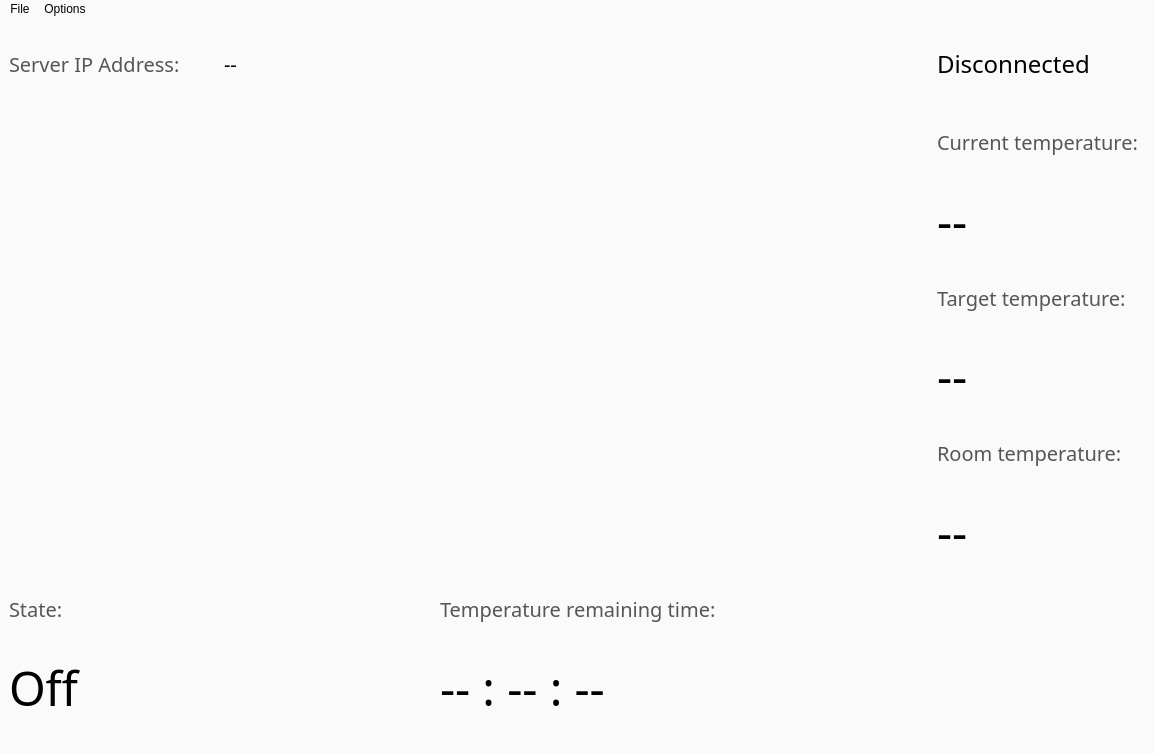
<?xml version="1.0" encoding="UTF-8"?>
<ui version="4.0">
 <class>MainWindowSetup</class>
 <widget class="QMainWindow" name="MainWindowSetup">
  <property name="geometry">
   <rect>
    <x>0</x>
    <y>0</y>
    <width>1155</width>
    <height>754</height>
   </rect>
  </property>
  <property name="minimumSize">
   <size>
    <width>1052</width>
    <height>632</height>
   </size>
  </property>
  <property name="windowTitle">
   <string>MainWindow</string>
  </property>
  <property name="windowIcon">
   <iconset theme="Oven">
    <normaloff>../../../Downloads/microwave.png</normaloff>../../../Downloads/microwave.png</iconset>
  </property>
  <property name="styleSheet">
   <string notr="true">background-color: rgb(250, 250, 250);</string>
  </property>
  <property name="tabShape">
   <enum>QTabWidget::Rounded</enum>
  </property>
  <widget class="QWidget" name="centralwidget">
   <layout class="QGridLayout" name="gridLayout">
    <item row="1" column="4">
     <widget class="QLabel" name="current_temp_label">
      <property name="font">
       <font>
        <family>Manjari</family>
        <pointsize>15</pointsize>
       </font>
      </property>
      <property name="styleSheet">
       <string notr="true">color: rgb(85, 87, 83);</string>
      </property>
      <property name="text">
       <string>Current temperature:</string>
      </property>
     </widget>
    </item>
    <item row="0" column="4">
     <widget class="QLabel" name="conn_status_value">
      <property name="palette">
       <palette>
        <active>
         <colorrole role="WindowText">
          <brush brushstyle="SolidPattern">
           <color alpha="255">
            <red>0</red>
            <green>0</green>
            <blue>0</blue>
           </color>
          </brush>
         </colorrole>
         <colorrole role="Button">
          <brush brushstyle="SolidPattern">
           <color alpha="255">
            <red>250</red>
            <green>250</green>
            <blue>250</blue>
           </color>
          </brush>
         </colorrole>
         <colorrole role="Light">
          <brush brushstyle="SolidPattern">
           <color alpha="255">
            <red>255</red>
            <green>147</green>
            <blue>147</blue>
           </color>
          </brush>
         </colorrole>
         <colorrole role="Midlight">
          <brush brushstyle="SolidPattern">
           <color alpha="255">
            <red>247</red>
            <green>94</green>
            <blue>94</blue>
           </color>
          </brush>
         </colorrole>
         <colorrole role="Dark">
          <brush brushstyle="SolidPattern">
           <color alpha="255">
            <red>119</red>
            <green>20</green>
            <blue>20</blue>
           </color>
          </brush>
         </colorrole>
         <colorrole role="Mid">
          <brush brushstyle="SolidPattern">
           <color alpha="255">
            <red>159</red>
            <green>27</green>
            <blue>27</blue>
           </color>
          </brush>
         </colorrole>
         <colorrole role="Text">
          <brush brushstyle="SolidPattern">
           <color alpha="255">
            <red>0</red>
            <green>0</green>
            <blue>0</blue>
           </color>
          </brush>
         </colorrole>
         <colorrole role="BrightText">
          <brush brushstyle="SolidPattern">
           <color alpha="255">
            <red>255</red>
            <green>255</green>
            <blue>255</blue>
           </color>
          </brush>
         </colorrole>
         <colorrole role="ButtonText">
          <brush brushstyle="SolidPattern">
           <color alpha="255">
            <red>0</red>
            <green>0</green>
            <blue>0</blue>
           </color>
          </brush>
         </colorrole>
         <colorrole role="Base">
          <brush brushstyle="SolidPattern">
           <color alpha="255">
            <red>250</red>
            <green>250</green>
            <blue>250</blue>
           </color>
          </brush>
         </colorrole>
         <colorrole role="Window">
          <brush brushstyle="SolidPattern">
           <color alpha="255">
            <red>250</red>
            <green>250</green>
            <blue>250</blue>
           </color>
          </brush>
         </colorrole>
         <colorrole role="Shadow">
          <brush brushstyle="SolidPattern">
           <color alpha="255">
            <red>0</red>
            <green>0</green>
            <blue>0</blue>
           </color>
          </brush>
         </colorrole>
         <colorrole role="AlternateBase">
          <brush brushstyle="SolidPattern">
           <color alpha="255">
            <red>247</red>
            <green>148</green>
            <blue>148</blue>
           </color>
          </brush>
         </colorrole>
         <colorrole role="ToolTipBase">
          <brush brushstyle="SolidPattern">
           <color alpha="255">
            <red>255</red>
            <green>255</green>
            <blue>220</blue>
           </color>
          </brush>
         </colorrole>
         <colorrole role="ToolTipText">
          <brush brushstyle="SolidPattern">
           <color alpha="255">
            <red>0</red>
            <green>0</green>
            <blue>0</blue>
           </color>
          </brush>
         </colorrole>
         <colorrole role="PlaceholderText">
          <brush brushstyle="SolidPattern">
           <color alpha="128">
            <red>0</red>
            <green>0</green>
            <blue>0</blue>
           </color>
          </brush>
         </colorrole>
        </active>
        <inactive>
         <colorrole role="WindowText">
          <brush brushstyle="SolidPattern">
           <color alpha="255">
            <red>0</red>
            <green>0</green>
            <blue>0</blue>
           </color>
          </brush>
         </colorrole>
         <colorrole role="Button">
          <brush brushstyle="SolidPattern">
           <color alpha="255">
            <red>250</red>
            <green>250</green>
            <blue>250</blue>
           </color>
          </brush>
         </colorrole>
         <colorrole role="Light">
          <brush brushstyle="SolidPattern">
           <color alpha="255">
            <red>255</red>
            <green>147</green>
            <blue>147</blue>
           </color>
          </brush>
         </colorrole>
         <colorrole role="Midlight">
          <brush brushstyle="SolidPattern">
           <color alpha="255">
            <red>247</red>
            <green>94</green>
            <blue>94</blue>
           </color>
          </brush>
         </colorrole>
         <colorrole role="Dark">
          <brush brushstyle="SolidPattern">
           <color alpha="255">
            <red>119</red>
            <green>20</green>
            <blue>20</blue>
           </color>
          </brush>
         </colorrole>
         <colorrole role="Mid">
          <brush brushstyle="SolidPattern">
           <color alpha="255">
            <red>159</red>
            <green>27</green>
            <blue>27</blue>
           </color>
          </brush>
         </colorrole>
         <colorrole role="Text">
          <brush brushstyle="SolidPattern">
           <color alpha="255">
            <red>0</red>
            <green>0</green>
            <blue>0</blue>
           </color>
          </brush>
         </colorrole>
         <colorrole role="BrightText">
          <brush brushstyle="SolidPattern">
           <color alpha="255">
            <red>255</red>
            <green>255</green>
            <blue>255</blue>
           </color>
          </brush>
         </colorrole>
         <colorrole role="ButtonText">
          <brush brushstyle="SolidPattern">
           <color alpha="255">
            <red>0</red>
            <green>0</green>
            <blue>0</blue>
           </color>
          </brush>
         </colorrole>
         <colorrole role="Base">
          <brush brushstyle="SolidPattern">
           <color alpha="255">
            <red>250</red>
            <green>250</green>
            <blue>250</blue>
           </color>
          </brush>
         </colorrole>
         <colorrole role="Window">
          <brush brushstyle="SolidPattern">
           <color alpha="255">
            <red>250</red>
            <green>250</green>
            <blue>250</blue>
           </color>
          </brush>
         </colorrole>
         <colorrole role="Shadow">
          <brush brushstyle="SolidPattern">
           <color alpha="255">
            <red>0</red>
            <green>0</green>
            <blue>0</blue>
           </color>
          </brush>
         </colorrole>
         <colorrole role="AlternateBase">
          <brush brushstyle="SolidPattern">
           <color alpha="255">
            <red>247</red>
            <green>148</green>
            <blue>148</blue>
           </color>
          </brush>
         </colorrole>
         <colorrole role="ToolTipBase">
          <brush brushstyle="SolidPattern">
           <color alpha="255">
            <red>255</red>
            <green>255</green>
            <blue>220</blue>
           </color>
          </brush>
         </colorrole>
         <colorrole role="ToolTipText">
          <brush brushstyle="SolidPattern">
           <color alpha="255">
            <red>0</red>
            <green>0</green>
            <blue>0</blue>
           </color>
          </brush>
         </colorrole>
         <colorrole role="PlaceholderText">
          <brush brushstyle="SolidPattern">
           <color alpha="128">
            <red>0</red>
            <green>0</green>
            <blue>0</blue>
           </color>
          </brush>
         </colorrole>
        </inactive>
        <disabled>
         <colorrole role="WindowText">
          <brush brushstyle="SolidPattern">
           <color alpha="255">
            <red>119</red>
            <green>20</green>
            <blue>20</blue>
           </color>
          </brush>
         </colorrole>
         <colorrole role="Button">
          <brush brushstyle="SolidPattern">
           <color alpha="255">
            <red>250</red>
            <green>250</green>
            <blue>250</blue>
           </color>
          </brush>
         </colorrole>
         <colorrole role="Light">
          <brush brushstyle="SolidPattern">
           <color alpha="255">
            <red>255</red>
            <green>147</green>
            <blue>147</blue>
           </color>
          </brush>
         </colorrole>
         <colorrole role="Midlight">
          <brush brushstyle="SolidPattern">
           <color alpha="255">
            <red>247</red>
            <green>94</green>
            <blue>94</blue>
           </color>
          </brush>
         </colorrole>
         <colorrole role="Dark">
          <brush brushstyle="SolidPattern">
           <color alpha="255">
            <red>119</red>
            <green>20</green>
            <blue>20</blue>
           </color>
          </brush>
         </colorrole>
         <colorrole role="Mid">
          <brush brushstyle="SolidPattern">
           <color alpha="255">
            <red>159</red>
            <green>27</green>
            <blue>27</blue>
           </color>
          </brush>
         </colorrole>
         <colorrole role="Text">
          <brush brushstyle="SolidPattern">
           <color alpha="255">
            <red>119</red>
            <green>20</green>
            <blue>20</blue>
           </color>
          </brush>
         </colorrole>
         <colorrole role="BrightText">
          <brush brushstyle="SolidPattern">
           <color alpha="255">
            <red>255</red>
            <green>255</green>
            <blue>255</blue>
           </color>
          </brush>
         </colorrole>
         <colorrole role="ButtonText">
          <brush brushstyle="SolidPattern">
           <color alpha="255">
            <red>119</red>
            <green>20</green>
            <blue>20</blue>
           </color>
          </brush>
         </colorrole>
         <colorrole role="Base">
          <brush brushstyle="SolidPattern">
           <color alpha="255">
            <red>250</red>
            <green>250</green>
            <blue>250</blue>
           </color>
          </brush>
         </colorrole>
         <colorrole role="Window">
          <brush brushstyle="SolidPattern">
           <color alpha="255">
            <red>250</red>
            <green>250</green>
            <blue>250</blue>
           </color>
          </brush>
         </colorrole>
         <colorrole role="Shadow">
          <brush brushstyle="SolidPattern">
           <color alpha="255">
            <red>0</red>
            <green>0</green>
            <blue>0</blue>
           </color>
          </brush>
         </colorrole>
         <colorrole role="AlternateBase">
          <brush brushstyle="SolidPattern">
           <color alpha="255">
            <red>239</red>
            <green>41</green>
            <blue>41</blue>
           </color>
          </brush>
         </colorrole>
         <colorrole role="ToolTipBase">
          <brush brushstyle="SolidPattern">
           <color alpha="255">
            <red>255</red>
            <green>255</green>
            <blue>220</blue>
           </color>
          </brush>
         </colorrole>
         <colorrole role="ToolTipText">
          <brush brushstyle="SolidPattern">
           <color alpha="255">
            <red>0</red>
            <green>0</green>
            <blue>0</blue>
           </color>
          </brush>
         </colorrole>
         <colorrole role="PlaceholderText">
          <brush brushstyle="SolidPattern">
           <color alpha="128">
            <red>0</red>
            <green>0</green>
            <blue>0</blue>
           </color>
          </brush>
         </colorrole>
        </disabled>
       </palette>
      </property>
      <property name="font">
       <font>
        <family>Manjari</family>
        <pointsize>18</pointsize>
       </font>
      </property>
      <property name="text">
       <string>Disconnected</string>
      </property>
     </widget>
    </item>
    <item row="9" column="0">
     <widget class="QLabel" name="state_value">
      <property name="font">
       <font>
        <family>Manjari</family>
        <pointsize>35</pointsize>
       </font>
      </property>
      <property name="text">
       <string>Off</string>
      </property>
     </widget>
    </item>
    <item row="8" column="2">
     <widget class="QLabel" name="time_remaining_label">
      <property name="font">
       <font>
        <family>Manjari</family>
        <pointsize>15</pointsize>
       </font>
      </property>
      <property name="styleSheet">
       <string notr="true">color: rgb(85, 87, 83);</string>
      </property>
      <property name="text">
       <string>Temperature remaining time:</string>
      </property>
     </widget>
    </item>
    <item row="8" column="0">
     <widget class="QLabel" name="state_label">
      <property name="font">
       <font>
        <family>Manjari</family>
        <pointsize>15</pointsize>
       </font>
      </property>
      <property name="styleSheet">
       <string notr="true">color: rgb(85, 87, 83);</string>
      </property>
      <property name="text">
       <string>State:</string>
      </property>
     </widget>
    </item>
    <item row="1" column="0" rowspan="6" colspan="4">
     <widget class="QWidget" name="plot_widget" native="true"/>
    </item>
    <item row="6" column="4">
     <widget class="QLabel" name="room_temp_value">
      <property name="font">
       <font>
        <family>Manjari</family>
        <pointsize>35</pointsize>
       </font>
      </property>
      <property name="text">
       <string>--</string>
      </property>
     </widget>
    </item>
    <item row="3" column="4">
     <widget class="QLabel" name="target_temp_label">
      <property name="font">
       <font>
        <family>Manjari</family>
        <pointsize>15</pointsize>
       </font>
      </property>
      <property name="styleSheet">
       <string notr="true">color: rgb(85, 87, 83);</string>
      </property>
      <property name="text">
       <string>Target temperature:</string>
      </property>
     </widget>
    </item>
    <item row="0" column="0">
     <widget class="QLabel" name="server_ip_label">
      <property name="font">
       <font>
        <family>Manjari</family>
        <pointsize>15</pointsize>
       </font>
      </property>
      <property name="styleSheet">
       <string notr="true">color: rgb(85, 87, 83);</string>
      </property>
      <property name="text">
       <string>Server IP Address:</string>
      </property>
     </widget>
    </item>
    <item row="2" column="4">
     <widget class="QLabel" name="curr_temp_value">
      <property name="font">
       <font>
        <family>Manjari</family>
        <pointsize>35</pointsize>
       </font>
      </property>
      <property name="text">
       <string>--</string>
      </property>
     </widget>
    </item>
    <item row="5" column="4">
     <widget class="QLabel" name="room_temp_label">
      <property name="font">
       <font>
        <family>Manjari</family>
        <pointsize>15</pointsize>
       </font>
      </property>
      <property name="styleSheet">
       <string notr="true">color: rgb(85, 87, 83);</string>
      </property>
      <property name="text">
       <string>Room temperature:</string>
      </property>
     </widget>
    </item>
    <item row="9" column="2">
     <widget class="QLabel" name="time_remaining_value">
      <property name="font">
       <font>
        <family>Manjari</family>
        <pointsize>35</pointsize>
       </font>
      </property>
      <property name="text">
       <string>-- : -- : --</string>
      </property>
     </widget>
    </item>
    <item row="4" column="4">
     <widget class="QLabel" name="target_temp_value">
      <property name="font">
       <font>
        <family>Manjari</family>
        <pointsize>35</pointsize>
       </font>
      </property>
      <property name="text">
       <string>--</string>
      </property>
     </widget>
    </item>
    <item row="0" column="1">
     <widget class="QLabel" name="server_ip_label_value">
      <property name="font">
       <font>
        <family>Manjari</family>
        <pointsize>15</pointsize>
       </font>
      </property>
      <property name="text">
       <string>--</string>
      </property>
     </widget>
    </item>
   </layout>
   <zorder>server_ip_label</zorder>
   <zorder>room_temp_label</zorder>
   <zorder>room_temp_value</zorder>
   <zorder>plot_widget</zorder>
   <zorder>target_temp_value</zorder>
   <zorder>target_temp_label</zorder>
   <zorder>curr_temp_value</zorder>
   <zorder>current_temp_label</zorder>
   <zorder>time_remaining_value</zorder>
   <zorder>state_value</zorder>
   <zorder>state_label</zorder>
   <zorder>time_remaining_label</zorder>
   <zorder>conn_status_value</zorder>
   <zorder>server_ip_label_value</zorder>
  </widget>
  <widget class="QMenuBar" name="menubar">
   <property name="geometry">
    <rect>
     <x>0</x>
     <y>0</y>
     <width>1155</width>
     <height>22</height>
    </rect>
   </property>
   <widget class="QMenu" name="menuFile">
    <property name="title">
     <string>File</string>
    </property>
    <addaction name="separator"/>
    <addaction name="separator"/>
    <addaction name="actionNew_routine"/>
    <addaction name="actionOpen_routine"/>
   </widget>
   <widget class="QMenu" name="menuOptions">
    <property name="title">
     <string>Options</string>
    </property>
    <addaction name="actionPlot_configurations"/>
    <addaction name="actionReport_configurations"/>
   </widget>
   <addaction name="menuFile"/>
   <addaction name="menuOptions"/>
  </widget>
  <widget class="QStatusBar" name="statusbar"/>
  <action name="actionNew_routine">
   <property name="text">
    <string>New routine</string>
   </property>
  </action>
  <action name="actionOpen_routine">
   <property name="text">
    <string>Open routine</string>
   </property>
  </action>
  <action name="actionSave">
   <property name="text">
    <string>Save</string>
   </property>
  </action>
  <action name="actionPlot_configurations">
   <property name="text">
    <string>Plot configurations</string>
   </property>
  </action>
  <action name="actionReport_configurations">
   <property name="text">
    <string>Report configurations</string>
   </property>
  </action>
 </widget>
 <resources/>
 <connections/>
</ui>
